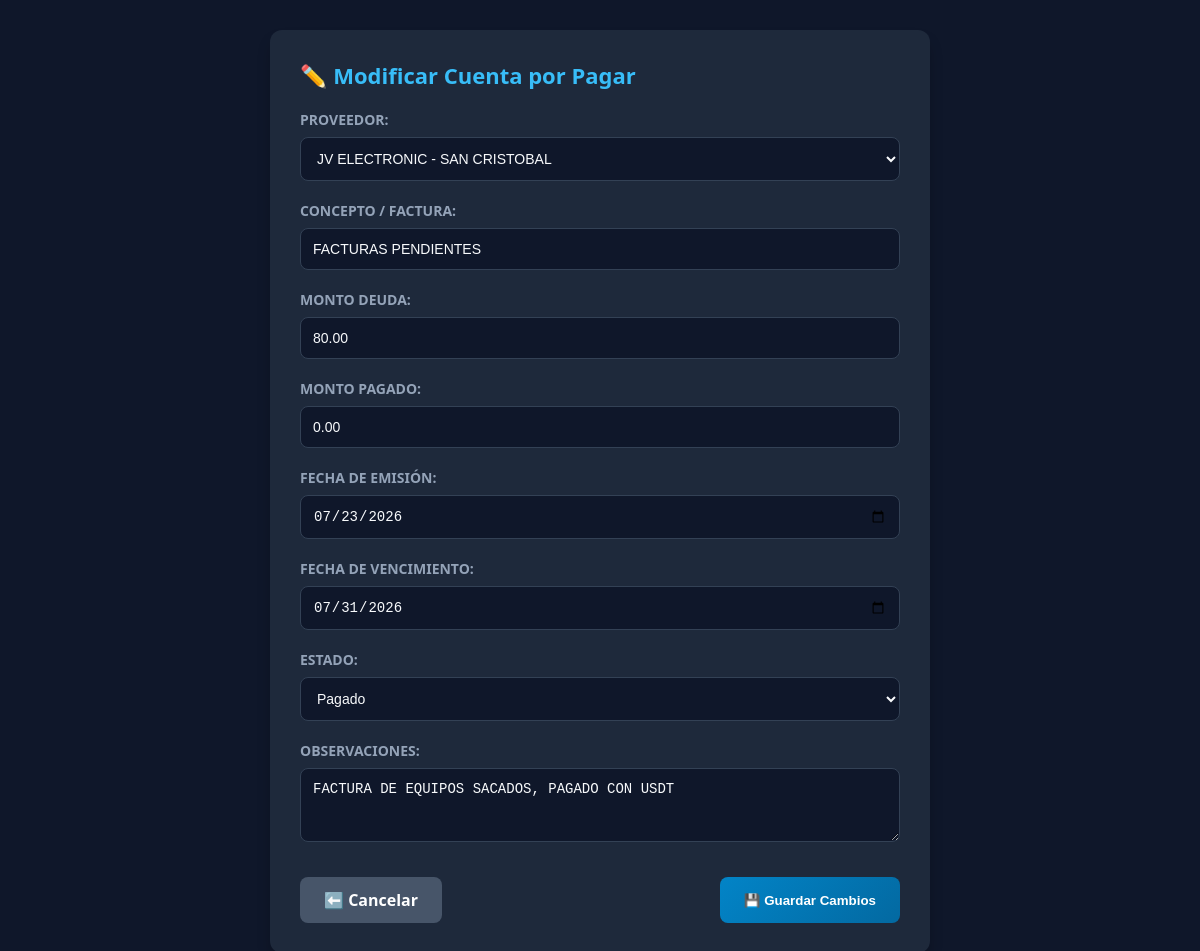
The app's page /cuentas-por-pagar/editar/2/ with its own data.
### gestion/models.py (models this page shows, shortened)
class CuentaPorPagar(models.Model):
    ESTADOS = [
        ("PEND", "Pendiente"),
        ("PAG", "Pagado"),
        ("VENC", "Vencido"),
    ]
    proveedor = models.ForeignKey(Proveedor, on_delete=models.CASCADE, verbose_name="Proveedor")
    concepto = models.CharField(max_length=200, verbose_name="Concepto / Factura")
    monto_deuda = models.DecimalField(max_digits=10, decimal_places=2, verbose_name="Monto Deuda")
    monto_pagado = models.DecimalField(max_digits=10, decimal_places=2, default=0.00, verbose_name="Monto Pagado")
    fecha_emision = models.DateField(verbose_name="Fecha de Emisión")
    fecha_vencimiento = models.DateField(verbose_name="Fecha de Vencimiento")
    estado = models.CharField(max_length=4, choices=ESTADOS, default="PEND", verbose_name="Estado")
    observaciones = models.TextField(blank=True, null=True, verbose_name="Observaciones")

### gestion/views.py (the view)
# urls.py: path("cuentas-por-pagar/editar/<int:pk>/", views.modificar_cuenta_por_pagar, name="modificar_cuenta_por_pagar"),
def modificar_cuenta_por_pagar(request, pk):
    cuenta = get_object_or_404(CuentaPorPagar, pk=pk)
    monto_pagado_anterior = float(cuenta.monto_pagado)
    if request.method == 'POST':
        form = CuentaPorPagarForm(request.POST, instance=cuenta)
        if form.is_valid():
            cuenta_actualizada = form.save()
            diferencia_pago = float(cuenta_actualizada.monto_pagado) - monto_pagado_anterior
            if diferencia_pago > 0:
                Transaccion.objects.create(
                    tipo='gasto',
                    monto=diferencia_pago,
                    descripcion=f'Abono/Pago CxP: {cuenta_actualizada.concepto}',
                    fecha=date.today()
                )
            return redirect('cuentas_por_pagar')
    else:
        form = CuentaPorPagarForm(instance=cuenta)
    return render(request, 'gestion/modificar_cuenta_por_pagar.html', {'form': form, 'cuenta': cuenta})

### gestion/forms.py
class CuentaPorPagarForm(forms.ModelForm):
    class Meta:
        model = CuentaPorPagar
        fields = [
            'proveedor',
            'concepto',
            'monto_deuda',
            'monto_pagado',
            'fecha_emision',
            'fecha_vencimiento',
            'estado',
            'observaciones',
        ]
        widgets = {
            'proveedor': forms.Select(attrs={'class': 'form-control'}),
            'concepto': forms.TextInput(attrs={'class': 'form-control', 'placeholder': 'Ej. Factura #1234'}),
            'monto_deuda': forms.NumberInput(attrs={'class': 'form-control', 'placeholder': '0.00'}),
            'monto_pagado': forms.NumberInput(attrs={'class': 'form-control', 'placeholder': '0.00'}),
            'fecha_emision': forms.DateInput(attrs={'class': 'form-control', 'type': 'date'}),
            'fecha_vencimiento': forms.DateInput(attrs={'class': 'form-control', 'type': 'date'}),
            'estado': forms.Select(attrs={'class': 'form-control'}),
            'observaciones': forms.Textarea(attrs={'class': 'form-control', 'rows': 3}),
        }

### gestion/models.py (called while the page is built)
    def __str__(self):
        return self.nombre

### gestion/templates/gestion/modificar_cuenta_por_pagar.html (shortened to what this page needs)
<!DOCTYPE html>
<html lang="es">
<head>
</head>
<body>
    <div class="container">
        <h2>✏️ Modificar Cuenta por Pagar</h2>
        <form method="post">
            {{ form.as_p }}
            <div class="btn-container">
                <a href="{% url 'cuentas_por_pagar' %}" class="btn btn-volver">⬅️ Cancelar</a>
                <button type="submit" class="btn">💾 Guardar Cambios</button>
            </div>
        </form>
    </div>
</body>
</html>

### gestion/templates/gestion/modificar_cuenta_por_pagar.html (style rules this page uses)
body { background-color: #0f172a; font-family: 'Segoe UI', system-ui, -apple-system, sans-serif; margin: 0; padding: 30px; color: #f8fafc; }
.container { max-width: 600px; margin: 0 auto; background: #1e293b; padding: 30px; border-radius: 12px; box-shadow: 0 10px 15px -3px rgba(0,0,0,0.3); }
h2 { color: #38bdf8; margin-top: 0; margin-bottom: 20px; font-size: 22px; }
form p { margin-bottom: 20px; }
form label { display: block; color: #94a3b8; font-weight: 600; margin-bottom: 8px; font-size: 14px; text-transform: uppercase; }
form input, form select, form textarea { width: 100%; padding: 12px; background: #0f172a; border: 1px solid #334155; border-radius: 8px; color: #f8fafc; font-size: 14px; box-sizing: border-box; }
.btn-container { display: flex; justify-content: space-between; margin-top: 30px; }
.btn { background: linear-gradient(135deg, #0284c7, #0369a1); color: white; padding: 12px 24px; border-radius: 8px; text-decoration: none; font-weight: 700; border: none; cursor: pointer; transition: all 0.2s; }
.btn-volver { background: #475569; }

### records on screen
CuentaPorPagar: proveedor "JV ELECTRONIC - SAN CRISTOBAL", concepto "FACTURAS PENDIENTES", monto_deuda "80.00", monto_pagado "0.00", fecha_emision "07/23/2026", fecha_vencimiento "07/31/2026", estado "Pagado", observaciones "FACTURA DE EQUIPOS SACADOS, PAGADO CON USDT"
